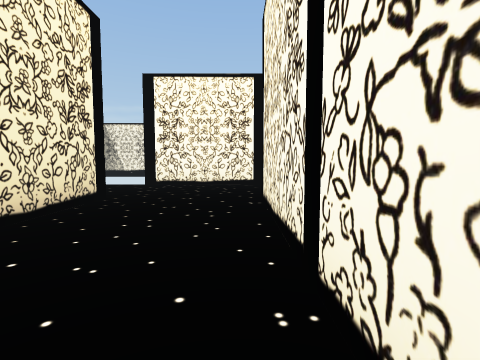
View 1 (above)

16 first-person views from a walk through a 3-D level made in the Unity game engine. The camera is 0.64 m above the floor, tilts 4° down and sees 85° across. The floor is counted in squares, 1 m on a side. Each view is taken from the middle of a square. On the plan, view 1 faces up. The plan holds only what a view shows up to about 9 squares ahead; the rest is blank. The place goes on beyond the plan. The player is left out. Door leaves are left out, so doorways stand open.

View 2
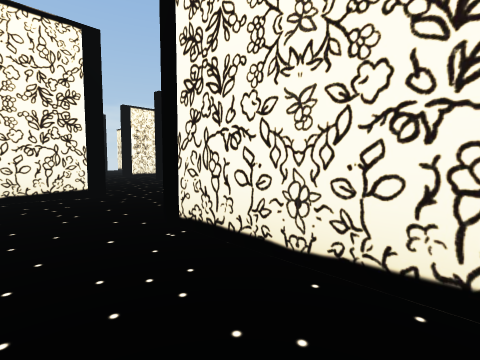

View 3
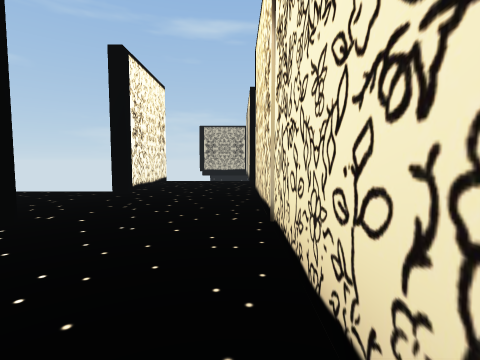

View 4
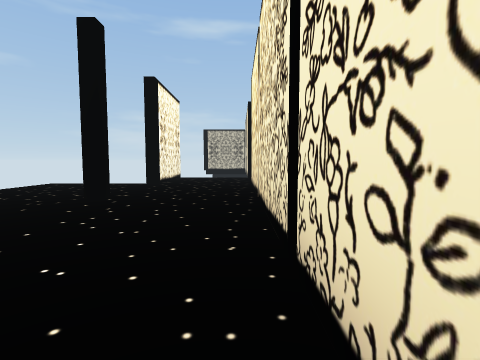

View 5
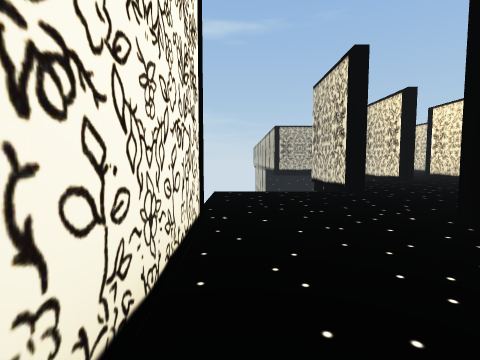

View 6
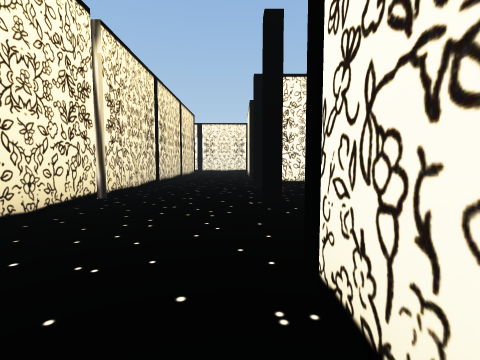

View 7
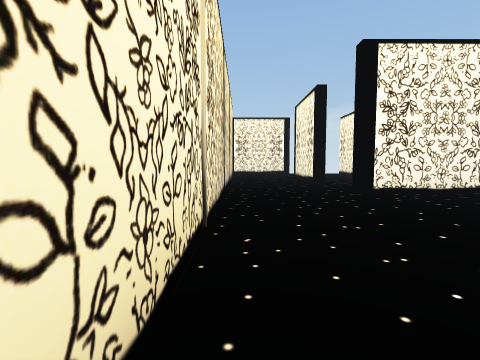

View 8
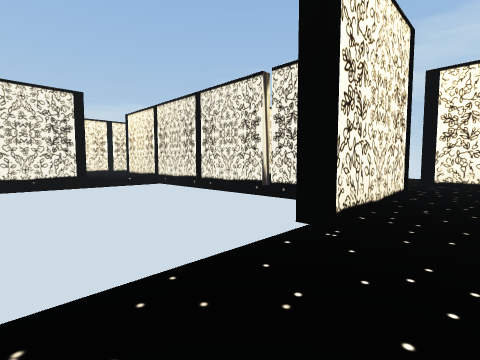

View 9
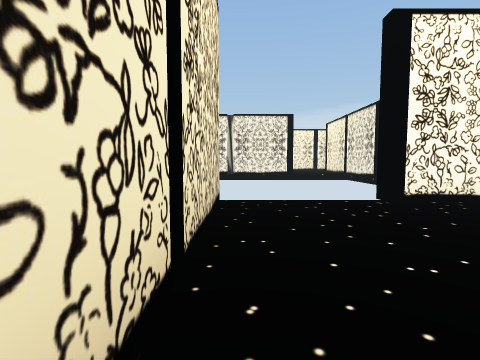

View 10
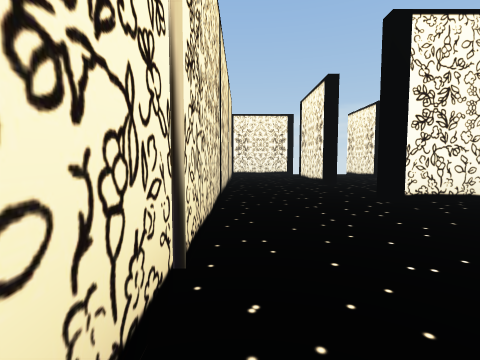

View 11
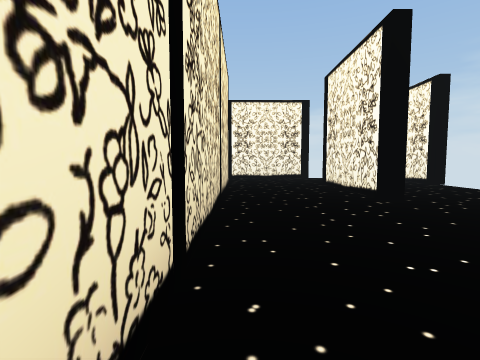

View 12
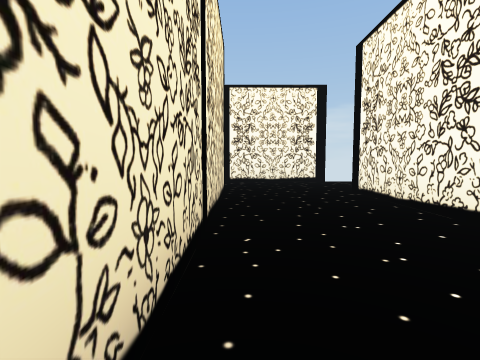

View 13
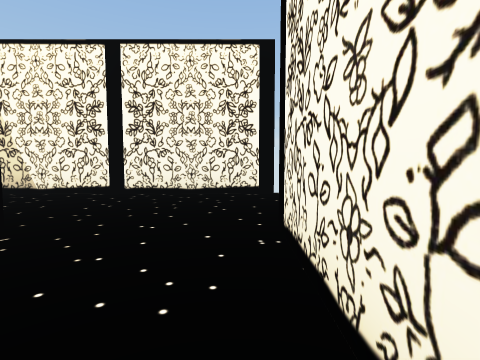

View 14
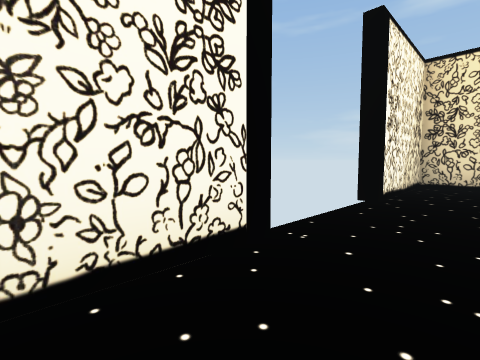

View 15
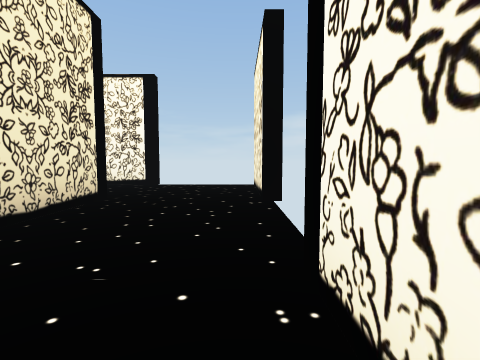

View 16
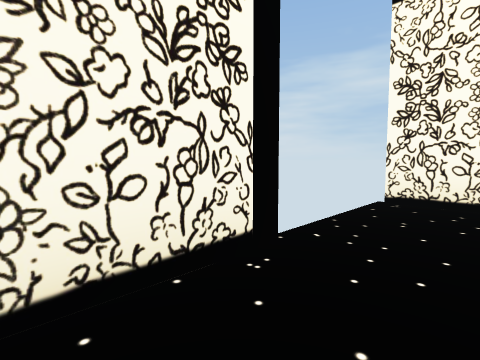

### Floor plan
Points are (right, up) in squares from view 1. A wall is a line through its corners. A room is listed if a view was taken in it or the views show most of it. See-through windows are left out.
Room 1 (views 1, 2, 6, 7, 8, 9, 10)
walls: (0.4, 0.4) (0.4, 4.5) (0.7, 4.5); (-2.3, 4.6) (-2.3, 2.5); (3.4, 4.5) (3.4, 7.5); (-5.3, 7.2) (-5.3, 3.2); (0.7, 10.2) (0.7, 7.2) (-2.6, 7.2)
ways out: opening at (3, 9) to room 2; open door at (1.7, 10.4) to room 2; open door at (5.7, 8.3) to room 2; open door at (-4.3, 7.4); open door at (2, 4.5)
Room 2 (views 3, 4, 5, 11, 12, 13)
walls: (5.9, 13.2) (3.4, 13.2) (3.4, 13.6); (3.4, 16.1) (3.4, 19.6); (6.4, 10.1) (6.4, 12.6); (3.4, 7.5) (3.7, 7.5); (0.7, 19.6) (0.7, 10.5)
ways out: opening at (3, 9) to room 1; open door at (1.7, 10.4) to room 1; open door at (5.7, 8.3) to room 1; opening at (4, 15.5) to room 4; open door at (2, 19.5) to room 5
Room 3 (view 14)
walls: (3.7, 19.6) (3.7, 17.5); (6.4, 19.1) (6.4, 22.2)
ways out: opening at (5, 17) to room 4; open door at (6.5, 18) to room 4; opening at (4, 21) to room 5; gap at (5.3, 22.4) to room 5
Room 4 (view 15)
walls: (5.3, 13.5) (6.4, 13.5) (6.4, 16.4)
ways out: opening at (4, 15.5) to room 2; opening at (5, 17) to room 3; open door at (6.5, 18) to room 3
Room 5 (view 16)
walls: (3.8, 22.2) (-1.9, 22.2)
ways out: open door at (2, 19.5) to room 2; opening at (4, 21) to room 3; gap at (5.3, 22.4) to room 3; opening at (-0.5, 20)

Positions as (right, up) in squares from view 1, and headings:
1: (0, 0), facing up
2: (-1, 2), facing up-right
3: (1, 13), facing down
4: (1, 15), facing down
5: (6, 13), facing down
6: (3, 6), facing up
7: (1, 8), facing up
8: (-5, 6), facing up-right
9: (-5, 3), facing up
10: (1, 9), facing up
11: (1, 12), facing up
12: (1, 14), facing up
13: (3, 17), facing up
14: (5, 21), facing down-right
15: (6, 15), facing up
16: (2, 21), facing up-right
